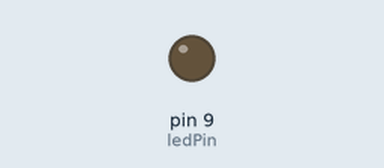
The sketch below on a simulated Arduino Uno, built with avr-gcc and run on an emulated ATmega328P. On the bench: output pins drawn as LEDs (lit = HIGH).

Above: at 0.05 s.
At 0.95 s:
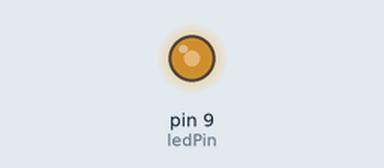
At 1.4 s:
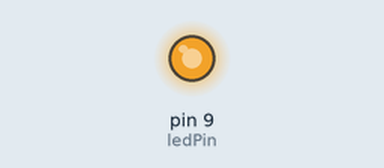
At 2.8 s:
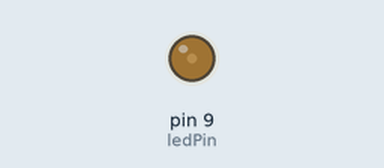
Timing chart, 0 to 7.0 s (numbered marks = the images above):
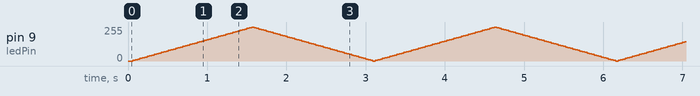

The sketch:

Ex2LAB2.ino
```cpp
int ledPin = 9;
int brightness = 0;
int fadeAmount = 5;
unsigned long previousMillis = 0;
const long interval = 30;

void setup() {
  pinMode(ledPin, OUTPUT);
}

void loop() {
  unsigned long currentMillis = millis();

  if (currentMillis - previousMillis >= interval) {
    previousMillis = currentMillis;

    analogWrite(ledPin, brightness);

    brightness = brightness + fadeAmount;

    if (brightness <= 0 || brightness >= 255) {
      fadeAmount = -fadeAmount;
    }
  }
}
```
